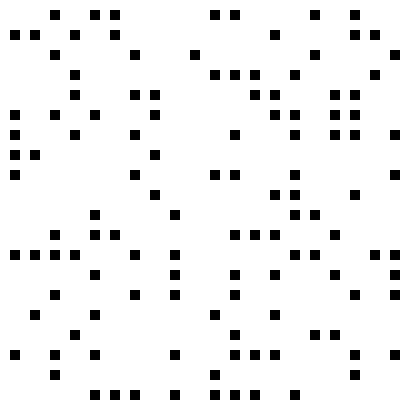
Frame 1 (no input)
Frame 60 (no input): identical to frame 1, image omitted
Frame 120 (the mouse pressed at the canvas centre since frame 60): identical to frame 1, image omitted

The p5.js sketch that drew this single still picture (run headless with seeded random() and noise() and a simulated clock; from frame 60 on, the mouse is pressed at the canvas centre):

// p5.js sketch
// ── sketch.js
function removeFromArray(arr, elt) {
  for (var i = arr.length - 1; i >= 0; i--) {
    if (arr[i] == elt) {
      arr.splice(i, 1);
    }
  }
}




var cols = 20;
var rows = 20;
var grid = new Array(cols);

var openSet = [];
var closedSet = [];
var start;
var end;
var w, h;
var path = [];

function Spot(i, j) {
  this.i = i;
  this.j = j;
  this.f = 0;
  this.g = 0;
  this.h = 0;
  this.neighbors = [];
  this.previous = undefined;
  this.wall = false;

  if (random(1) < 0.3) {
    this.wall = true;
  }


  this.show = function(col) {
    //fill(col);
    if (this.wall) {
      fill(0);
      noStroke();
      rect(this.i * w + w / 2, this.j * h + h / 2, w / 2, h / 2);
    }
    //rect(this.i * w, this.j * h, w - 1, h - 1);
  }

  this.addNeighbors = function(grid) {
    var i = this.i;
    var j = this.j;
    if (i < cols - 1) {
      this.neighbors.push(grid[i + 1][j]);
    }
    if (i > 0) {
      this.neighbors.push(grid[i - 1][j]);
    }
    if (j < rows - 1) {
      this.neighbors.push(grid[i][j + 1]);
    }
    if (j > 0) {
      this.neighbors.push(grid[i][j - 1]);
    }
    if (i > 0 && j > 0) {
      this.neighbors.push(grid[i - 1][j - 1]);
    }
    if (i < cols - 1 && j > 0) {
      this.neighbors.push(grid[i + 1][j - 1]);
    }
    if (i > 0 && j < rows - 1) {
      this.neighbors.push(grid[i - 1][j + 1]);
    }
    if (i < cols - 1 && j < rows - 1) {
      this.neighbors.push(grid[i + 1][j + 1]);
    }
  }




}

function setup() {
  createCanvas(400, 400);
  console.log('A*');

  w = width / cols;
  h = height / rows;

  // Making a 2D array
  for (var i = 0; i < cols; i++) {
    grid[i] = new Array(rows);
  }

  for (var i = 0; i < cols; i++) {
    for (var j = 0; j < rows; j++) {
      grid[i][j] = new Spot(i, j);
    }
  }




}

function draw() {



  background(400);

  for (var i = 0; i < cols; i++) {
    for (var j = 0; j < rows; j++) {
      grid[i][j].show(color(200));
    }
  }




}
